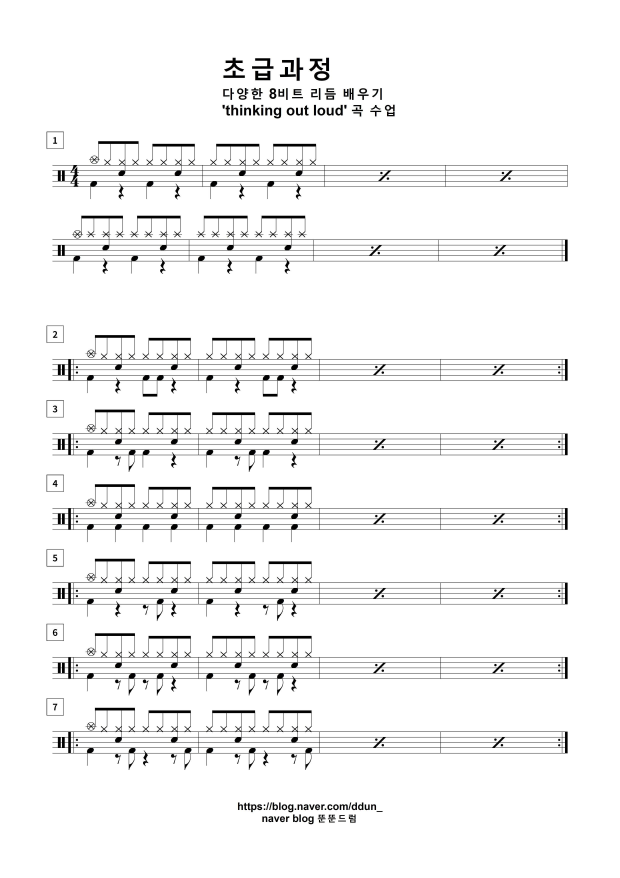
#> input picture yr_temp/music_sheet_jpg/5.jpg, 2480 x 3509 px (shown at 1/4 size)
$ python -i modules.py   (imports and definitions only)
#> lines starting #> are read from the running program, lines starting #| are printed output that depends on the picture; after the words box and inside, x2 and y2 are one past the last pixel; in counts of white or black regions, pixels touching at a corner belong together
#> further down, picture is the input picture: shape (3509, 2480, 3); mean B, G, R 244.3, 244.3, 244.3
### deep_learning_sy/functions.py
#functions
import cv2
import numpy as np

# 이진화
def threshold(image):
    image = cv2.cvtColor(image, cv2.COLOR_BGR2GRAY)
    ret, image = cv2.threshold(image, 127, 255, cv2.THRESH_BINARY_INV | cv2.THRESH_OTSU)
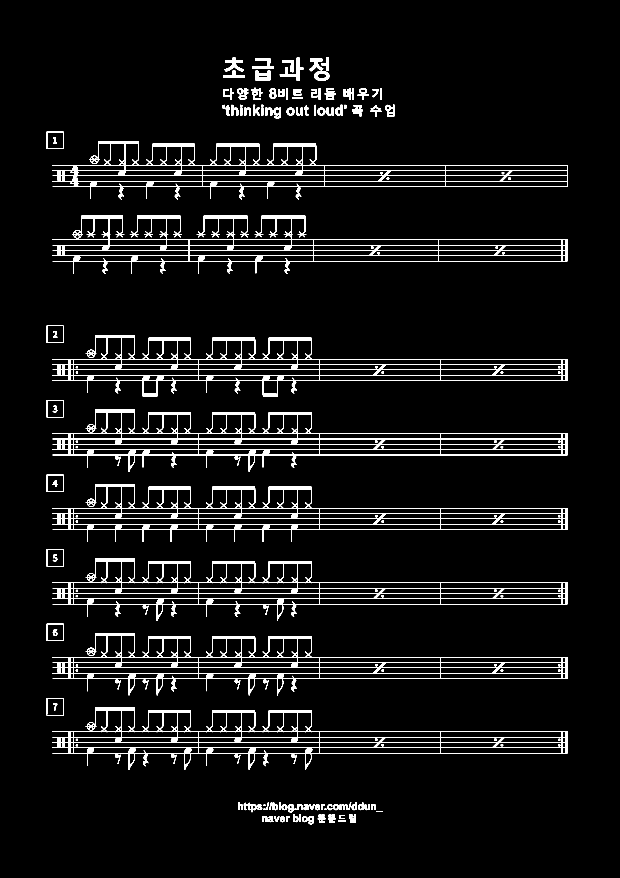
#> image: shape (3509, 2480) (shown at 1/4 size); 4.3% white; 202 white regions, largest, box (x1, y1, x2, y2) and area: (210, 1340, 2271, 1586) 43524, (210, 1638, 2271, 1888) 41772, (210, 2831, 2271, 3080) 39940
#> ret = 140
    return image

# 가중치 설정
def weighted(value):
    standard = 13
    return int(value * (standard / 13))

# 닫힘 연산
# [4 lines left out: function closing, not called in this run]

# 텍스트 표시
def put_text(image, text, loc):
    font = cv2.FONT_HERSHEY_SIMPLEX
    cv2.putText(image, str(text), loc, font, 0.6, (255, 0, 0), 2)

# 객체 y좌표 반환
def get_center(y, h):
    return (y + y + h) / 2

### yr_temp/modules.py
#modules
import cv2
import numpy as np
import functions as fs

#전처리 1
#초기 이미지에서 이진화한 후 보표 영역 이미지만 추출
def remove_noise(image):
    # 보표 영역 추출 및 그 외 노이즈 제거
    image = fs.threshold(image)  # 이미지 이진화
    mask = np.zeros(image.shape, np.uint8)# 보표 영역만 추출하기 위해 마스크 생성
        #연결된 모든 객체를 인식해서 이미지에 사각형 그리기
    cnt, labels, stats, centroids = cv2.connectedComponentsWithStats(image)  # 레이블링
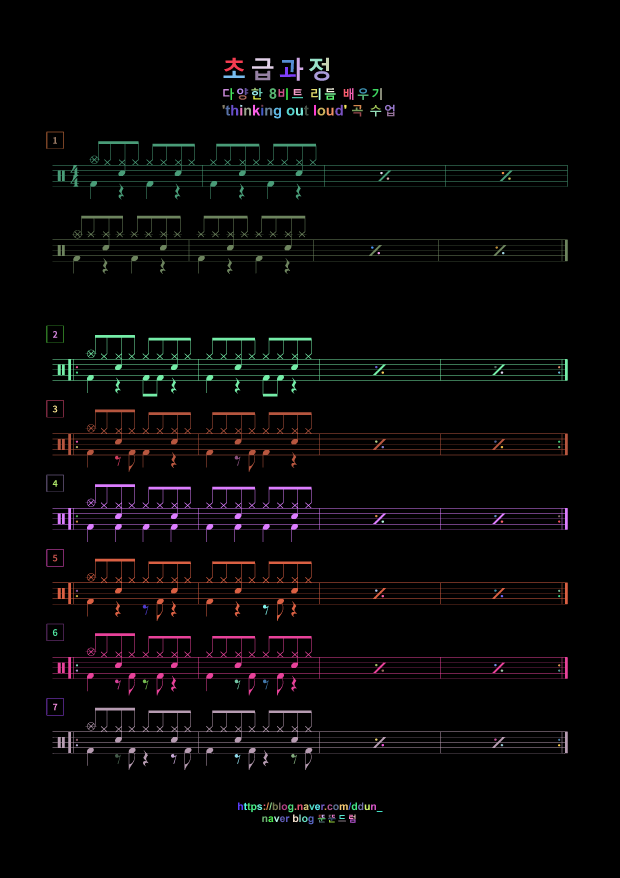
#> labels: shape (3509, 2480) int32 (shown at 1/4 size); 203 distinct labels, from 0 to 202; one colour per label, 0 black
#> cnt = 203; stats = 203 rows, first 6: [0, 0, 2480, 3509, 8330998], [896, 231, 80, 55, 1800], [1187, 231, 26, 92, 1246], [1287, 231, 29, 53, 806], [1008, 233, 86, 42, 1718], [1236, 235, 57, 50, 1334]; centroids = 203 pairs, first value 215.4 to 2236.3, second value 255.9 to 3286.5
    for i in range(1, cnt):
        x, y, w, h, area = stats[i]
        if w > image.shape[1] * 0.5:  # 인식된 객체의 가로 길이가 이미지 가로 길이의 50% 이상인 경우/보표 영역에만
            cv2.rectangle(mask, (x, y, w, h), (255, 0, 0), -1)  # 사각형 그리기
#> this loop made 202 passes
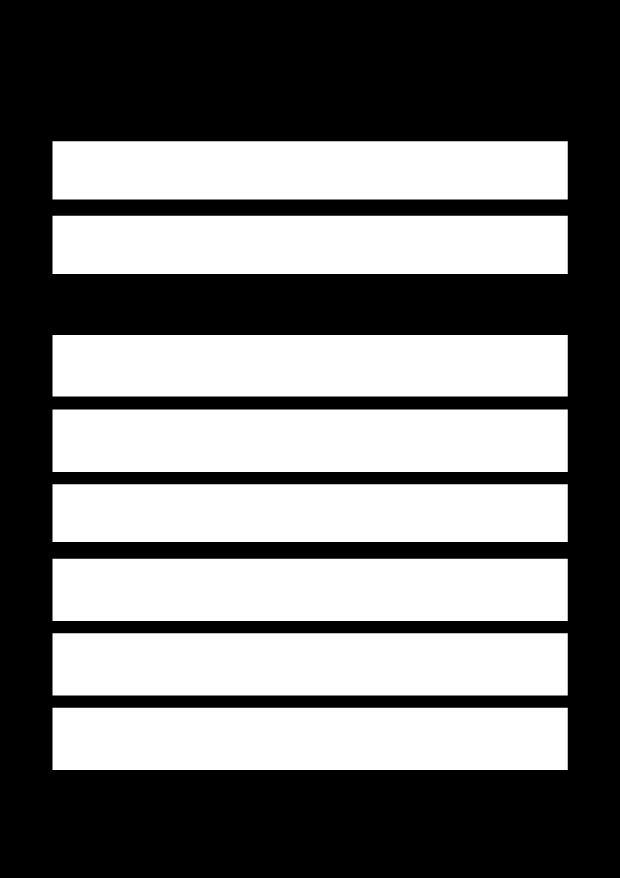
#> mask: shape (3509, 2480) (shown at 1/4 size); 45.9% white; 8 white regions, largest, box (x1, y1, x2, y2) and area: (210, 1638, 2271, 1888) 515250, (210, 2235, 2271, 2484) 513189, (210, 2533, 2271, 2782) 513189
    masked_image = cv2.bitwise_and(image, mask)
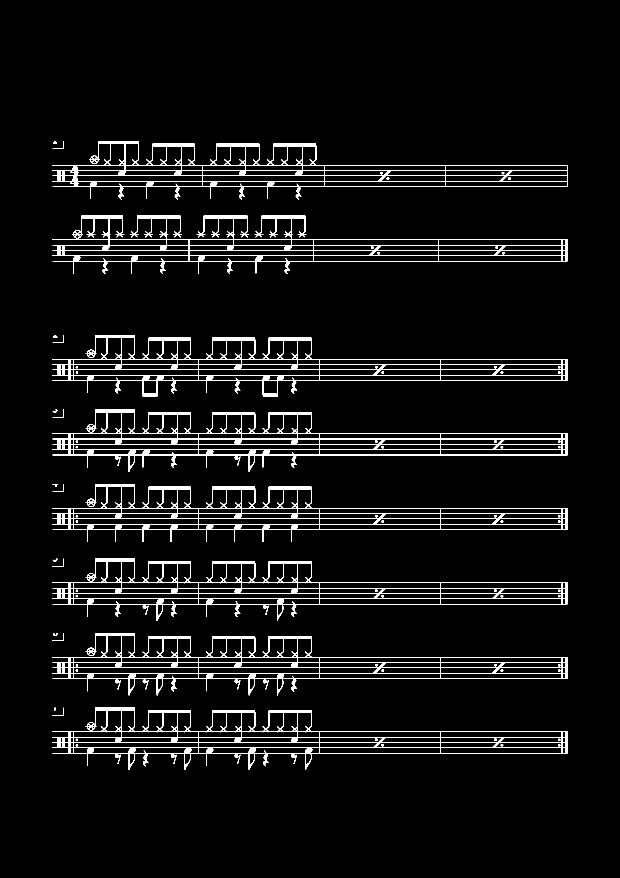
#> masked_image: shape (3509, 2480) (shown at 1/4 size); 3.7% white; 90 white regions, largest, box (x1, y1, x2, y2) and area: (210, 1340, 2271, 1586) 43524, (210, 1638, 2271, 1888) 41772, (210, 2831, 2271, 3080) 39940

    return masked_image

#전처리 2
#오선 제거
# [48 lines left out: functions remove_staves, normalization, not called in this run]

>>> import cv2
>>> picture = cv2.imread('music_sheet_jpg/5.jpg')
>>> result = remove_noise(picture)

$ run again, on yr_temp/music_sheet_jpg/drum_sheet(20)_page_16.jpg
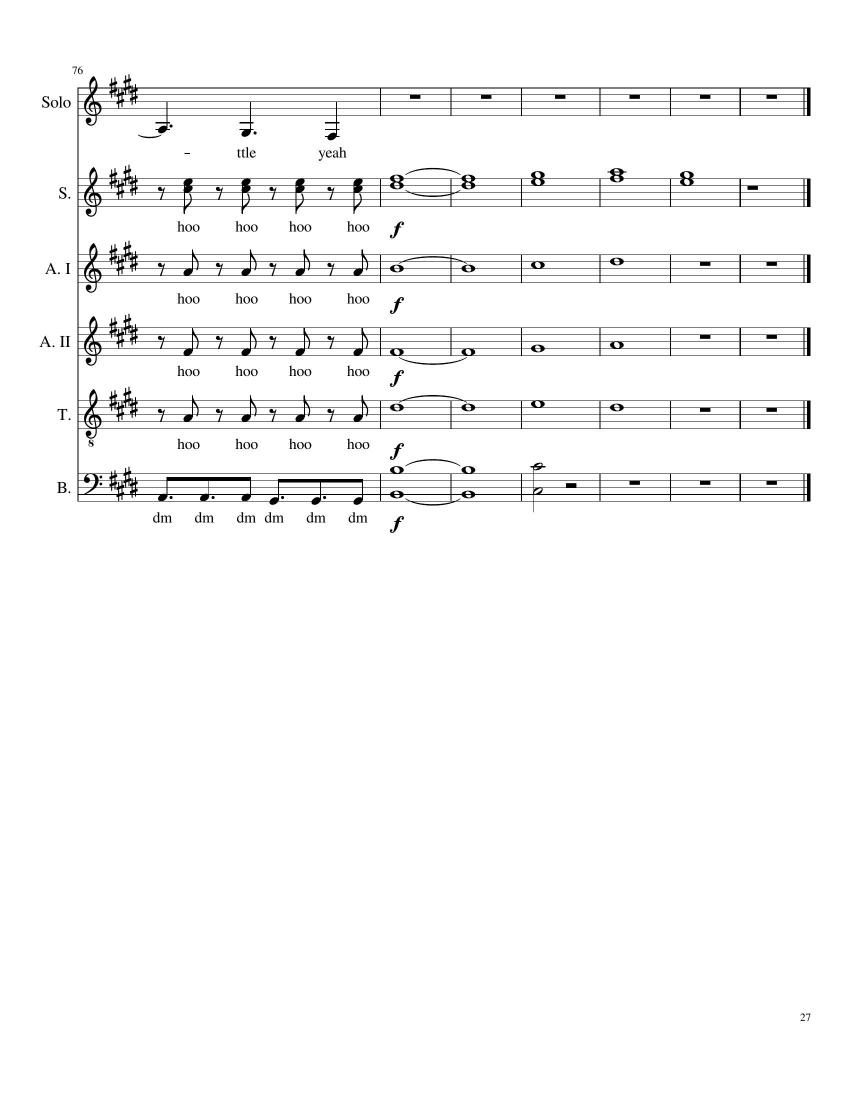
#> input picture yr_temp/music_sheet_jpg/drum_sheet(20)_page_16.jpg, 1700 x 2200 px (shown at 1/2 size)
#> picture is the input picture: shape (2200, 1700, 3); min 0, max 255, mean 248.1
#> in threshold, `ret, image = cv2.threshold(image, 127, 255, cv2.THRESH_BINARY_INV | cv..`:
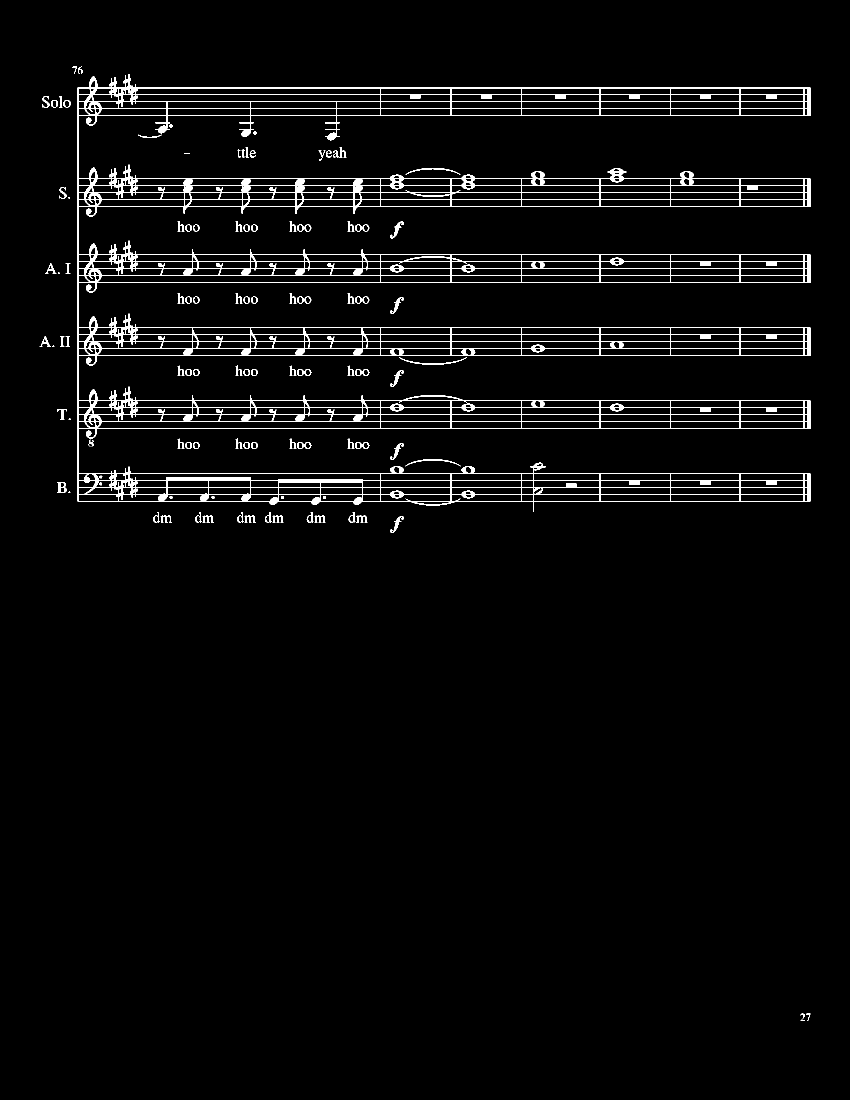
#> image: shape (2200, 1700) (shown at 1/2 size); 2.7% white; 108 white regions (5 under 20 px), largest, box (x1, y1, x2, y2) and area: (155, 148, 1621, 1024) 90311, (798, 714, 934, 730) 309, (811, 336, 921, 350) 255
#> ret = 131
#> labels: shape (2200, 1700) int32; 109 distinct labels, from 0 to 108
#> cnt = 109; stats = 109 rows, first 6: [0, 0, 1700, 2200, 3639412], [145, 133, 9, 15, 35], [156, 133, 9, 15, 53], [155, 148, 1466, 876, 90311], [84, 192, 15, 23, 132], [118, 192, 7, 23, 74]; centroids = 109 pairs, first value 90.77 to 1616.5, second value 137.3 to 2034.4
#> the loop in remove_noise, `for i in range(1, cnt):` made 108 passes
#> (x, y, w, h, area) on passes 1 to 8: (145, 133, 9, 15, 35), (156, 133, 9, 15, 53), (155, 148, 1466, 876, 90311), (84, 192, 15, 23, 132), (118, 192, 7, 23, 74), (102, 200, 14, 15, 88), (127, 200, 14, 15, 90), (339, 249, 6, 6, 32)
#> in remove_noise, `masked_image = cv2.bitwise_and(image, mask)`:
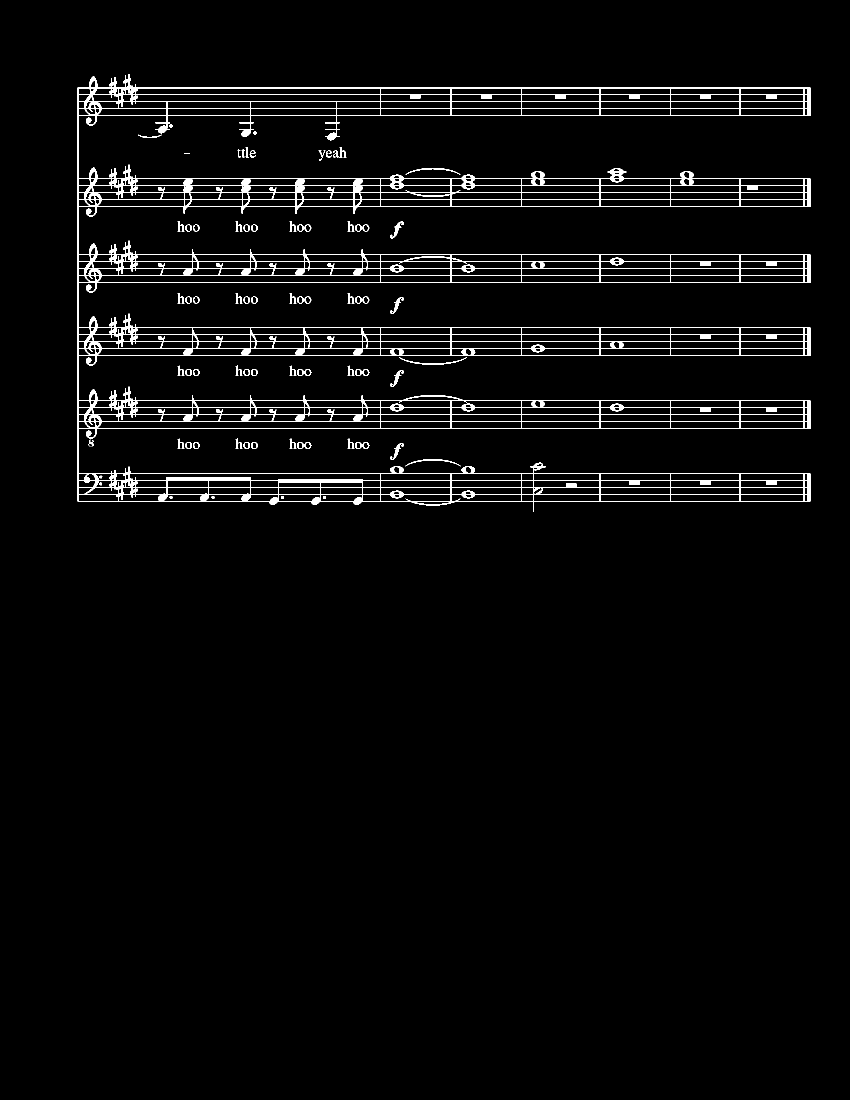
#> masked_image: shape (2200, 1700) (shown at 1/2 size); 2.6% white; 74 white regions, largest, box (x1, y1, x2, y2) and area: (155, 148, 1621, 1024) 90311, (798, 714, 934, 730) 309, (811, 336, 921, 350) 255
